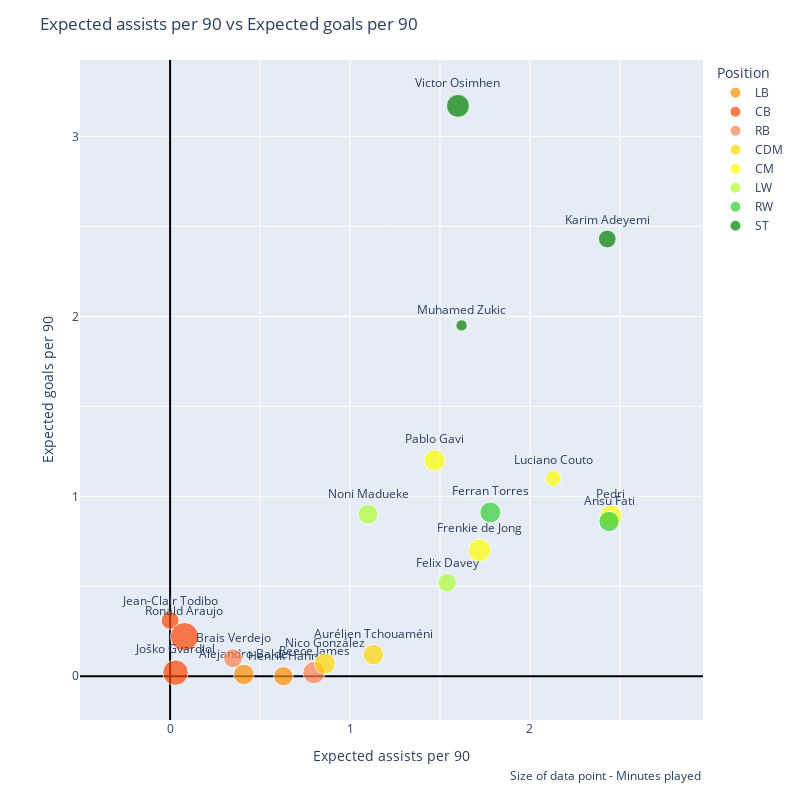
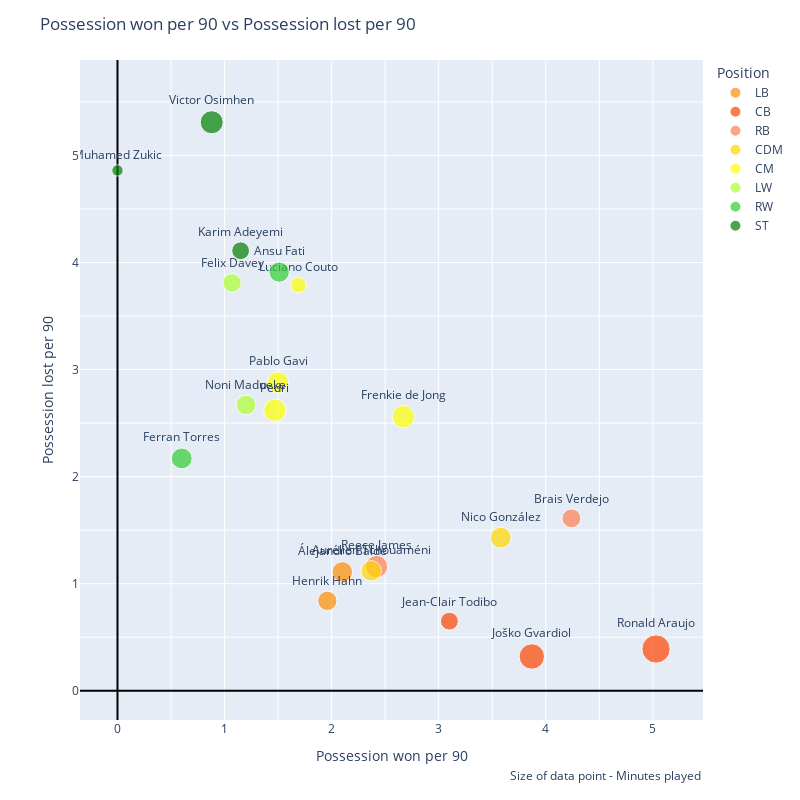
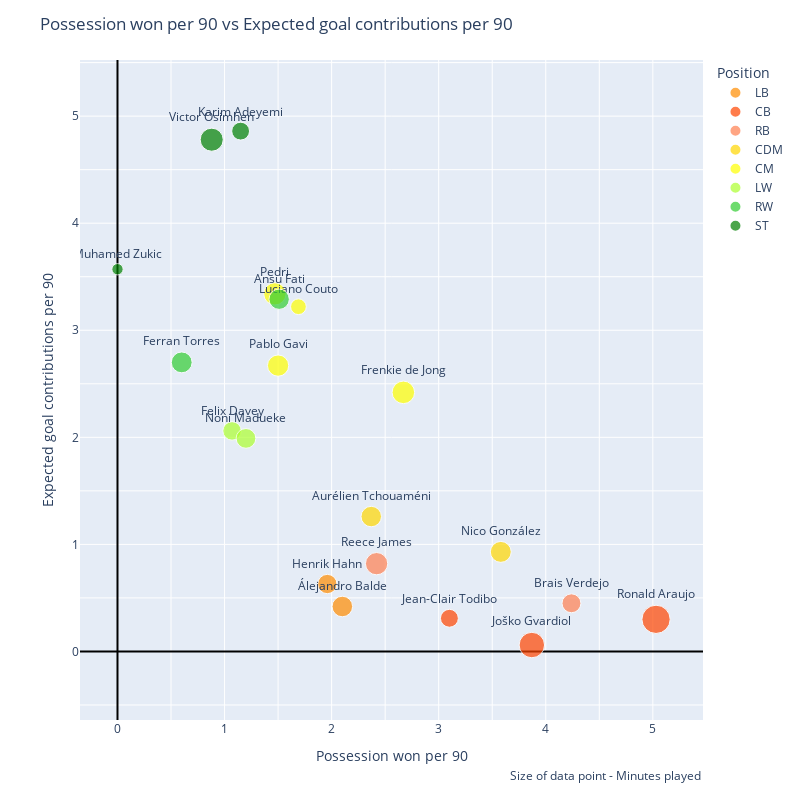

Notebook code for these charts, in order:
### Code cell
scatter_chart('xAp90', 'xGp90')
scatter_chart('PossessionWonp90', 'PossessionLostp90')
scatter_chart('PossessionWonp90', 'xGCp90')

### Figure 1 — Plotly figure (JSON) as saved in the notebook; plotly's stock layout.template omitted (floating-point values rounded to 4 significant figures)
{"data": [{"customdata": [["Álejandro Balde"], ["Henrik Hahn"]], "hovertemplate": "Position=LB<br>Expected assists per 90=%{x}<br>Expected goals per 90=%{y}<br>Minutes played=%{marker.size}<br>Name=%{customdata[0]}<extra></extra>", "legendgroup": "LB", "marker": {"color": "darkorange", "size": [727, 642], "sizemode": "area", "sizeref": 3.447, "symbol": "circle"}, "mode": "markers+text", "name": "LB", "orientation": "v", "showlegend": true, "text": ["Álejandro Balde", "Henrik Hahn"], "textposition": "top center", "type": "scatter", "x": [0.41, 0.63], "xaxis": "x", "y": [0.01, 0], "yaxis": "y"}, {"customdata": [["Jean-Clair Todibo"], ["Joško Gvardiol"], ["Ronald Araujo"]], "hovertemplate": "Position=CB<br>Expected assists per 90=%{x}<br>Expected goals per 90=%{y}<br>Minutes played=%{marker.size}<br>Name=%{customdata[0]}<extra></extra>", "legendgroup": "CB", "marker": {"color": "orangered", "size": [552, 1116, 1379], "sizemode": "area", "sizeref": 3.447, "symbol": "circle"}, "mode": "markers+text", "name": "CB", "orientation": "v", "showlegend": true, "text": ["Jean-Clair Todibo", "Joško Gvardiol", "Ronald Araujo"], "textposition": "top center", "type": "scatter", "x": [0, 0.03, 0.08], "xaxis": "x", "y": [0.31, 0.02, 0.22], "yaxis": "y"}, {"customdata": [["Reece James"], ["Brais Verdejo"]], "hovertemplate": "Position=RB<br>Expected assists per 90=%{x}<br>Expected goals per 90=%{y}<br>Minutes played=%{marker.size}<br>Name=%{customdata[0]}<extra></extra>", "legendgroup": "RB", "marker": {"color": "coral", "size": [857, 616], "sizemode": "area", "sizeref": 3.447, "symbol": "circle"}, "mode": "markers+text", "name": "RB", "orientation": "v", "showlegend": true, "text": ["Reece James", "Brais Verdejo"], "textposition": "top center", "type": "scatter", "x": [0.8, 0.35], "xaxis": "x", "y": [0.02, 0.1], "yaxis": "y"}, {"customdata": [["Aurélien Tchouaméni"], ["Nico González"]], "hovertemplate": "Position=CDM<br>Expected assists per 90=%{x}<br>Expected goals per 90=%{y}<br>Minutes played=%{marker.size}<br>Name=%{customdata[0]}<extra></extra>", "legendgroup": "CDM", "marker": {"color": "gold", "size": [722, 755], "sizemode": "area", "sizeref": 3.447, "symbol": "circle"}, "mode": "markers+text", "name": "CDM", "orientation": "v", "showlegend": true, "text": ["Aurélien Tchouaméni", "Nico González"], "textposition": "top center", "type": "scatter", "x": [1.13, 0.86], "xaxis": "x", "y": [0.12, 0.07], "yaxis": "y"}, {"customdata": [["Luciano Couto"], ["Pablo Gavi"], ["Pedri"], ["Frenkie de Jong"]], "hovertemplate": "Position=CM<br>Expected assists per 90=%{x}<br>Expected goals per 90=%{y}<br>Minutes played=%{marker.size}<br>Name=%{customdata[0]}<extra></extra>", "legendgroup": "CM", "marker": {"color": "yellow", "size": [427, 780, 859, 878], "sizemode": "area", "sizeref": 3.447, "symbol": "circle"}, "mode": "markers+text", "name": "CM", "orientation": "v", "showlegend": true, "text": ["Luciano Couto", "Pablo Gavi", "Pedri", "Frenkie de Jong"], "textposition": "top center", "type": "scatter", "x": [2.13, 1.47, 2.45, 1.72], "xaxis": "x", "y": [1.1, 1.2, 0.89, 0.7], "yaxis": "y"}, {"customdata": [["Felix Davey"], ["Noni Madueke"]], "hovertemplate": "Position=LW<br>Expected assists per 90=%{x}<br>Expected goals per 90=%{y}<br>Minutes played=%{marker.size}<br>Name=%{customdata[0]}<extra></extra>", "legendgroup": "LW", "marker": {"color": "greenyellow", "size": [591, 673], "sizemode": "area", "sizeref": 3.447, "symbol": "circle"}, "mode": "markers+text", "name": "LW", "orientation": "v", "showlegend": true, "text": ["Felix Davey", "Noni Madueke"], "textposition": "top center", "type": "scatter", "x": [1.54, 1.1], "xaxis": "x", "y": [0.52, 0.9], "yaxis": "y"}, {"customdata": [["Ansu Fati"], ["Ferran Torres"]], "hovertemplate": "Position=RW<br>Expected assists per 90=%{x}<br>Expected goals per 90=%{y}<br>Minutes played=%{marker.size}<br>Name=%{customdata[0]}<extra></extra>", "legendgroup": "RW", "marker": {"color": "limegreen", "size": [713, 748], "sizemode": "area", "sizeref": 3.447, "symbol": "circle"}, "mode": "markers+text", "name": "RW", "orientation": "v", "showlegend": true, "text": ["Ansu Fati", "Ferran Torres"], "textposition": "top center", "type": "scatter", "x": [2.44, 1.78], "xaxis": "x", "y": [0.86, 0.91], "yaxis": "y"}, {"customdata": [["Muhamed Zukic"], ["Karim Adeyemi"], ["Victor Osimhen"]], "hovertemplate": "Position=ST<br>Expected assists per 90=%{x}<br>Expected goals per 90=%{y}<br>Minutes played=%{marker.size}<br>Name=%{customdata[0]}<extra></extra>", "legendgroup": "ST", "marker": {"color": "green", "size": [222, 548, 916], "sizemode": "area", "sizeref": 3.447, "symbol": "circle"}, "mode": "markers+text", "name": "ST", "orientation": "v", "showlegend": true, "text": ["Muhamed Zukic", "Karim Adeyemi", "Victor Osimhen"], "textposition": "top center", "type": "scatter", "x": [1.62, 2.43, 1.6], "xaxis": "x", "y": [1.95, 2.43, 3.17], "yaxis": "y"}], "layout": {"annotations": [{"showarrow": false, "text": "Size of data point - Minutes played", "x": 1, "xanchor": "right", "xref": "paper", "xshift": 0, "y": -0.1, "yanchor": "auto", "yref": "paper", "yshift": 0}], "height": 800, "legend": {"itemsizing": "constant", "title": {"text": "Position"}, "tracegroupgap": 0}, "margin": {"t": 60}, "title": {"text": "Expected assists per 90 vs Expected goals per 90"}, "width": 800, "xaxis": {"anchor": "y", "domain": [0, 1], "dtick": 0.5, "scaleanchor": "y", "scaleratio": 1, "tick0": 0, "ticklabelstep": 2, "title": {"text": "Expected assists per 90"}, "zeroline": true, "zerolinecolor": "Black", "zerolinewidth": 2}, "yaxis": {"anchor": "x", "domain": [0, 1], "dtick": 0.5, "scaleanchor": "x", "scaleratio": 1, "tick0": 0, "ticklabelstep": 2, "title": {"text": "Expected goals per 90"}, "zeroline": true, "zerolinecolor": "Black", "zerolinewidth": 2}}}

### Figure 2 — Plotly figure (JSON) as saved in the notebook; plotly's stock layout.template omitted (floating-point values rounded to 4 significant figures)
{"data": [{"customdata": [["Álejandro Balde"], ["Henrik Hahn"]], "hovertemplate": "Position=LB<br>Possession won per 90=%{x}<br>Possession lost per 90=%{y}<br>Minutes played=%{marker.size}<br>Name=%{customdata[0]}<extra></extra>", "legendgroup": "LB", "marker": {"color": "darkorange", "size": [727, 642], "sizemode": "area", "sizeref": 3.447, "symbol": "circle"}, "mode": "markers+text", "name": "LB", "orientation": "v", "showlegend": true, "text": ["Álejandro Balde", "Henrik Hahn"], "textposition": "top center", "type": "scatter", "x": [2.1, 1.96], "xaxis": "x", "y": [1.11, 0.84], "yaxis": "y"}, {"customdata": [["Jean-Clair Todibo"], ["Joško Gvardiol"], ["Ronald Araujo"]], "hovertemplate": "Position=CB<br>Possession won per 90=%{x}<br>Possession lost per 90=%{y}<br>Minutes played=%{marker.size}<br>Name=%{customdata[0]}<extra></extra>", "legendgroup": "CB", "marker": {"color": "orangered", "size": [552, 1116, 1379], "sizemode": "area", "sizeref": 3.447, "symbol": "circle"}, "mode": "markers+text", "name": "CB", "orientation": "v", "showlegend": true, "text": ["Jean-Clair Todibo", "Joško Gvardiol", "Ronald Araujo"], "textposition": "top center", "type": "scatter", "x": [3.1, 3.87, 5.03], "xaxis": "x", "y": [0.65, 0.32, 0.39], "yaxis": "y"}, {"customdata": [["Reece James"], ["Brais Verdejo"]], "hovertemplate": "Position=RB<br>Possession won per 90=%{x}<br>Possession lost per 90=%{y}<br>Minutes played=%{marker.size}<br>Name=%{customdata[0]}<extra></extra>", "legendgroup": "RB", "marker": {"color": "coral", "size": [857, 616], "sizemode": "area", "sizeref": 3.447, "symbol": "circle"}, "mode": "markers+text", "name": "RB", "orientation": "v", "showlegend": true, "text": ["Reece James", "Brais Verdejo"], "textposition": "top center", "type": "scatter", "x": [2.42, 4.24], "xaxis": "x", "y": [1.16, 1.61], "yaxis": "y"}, {"customdata": [["Aurélien Tchouaméni"], ["Nico González"]], "hovertemplate": "Position=CDM<br>Possession won per 90=%{x}<br>Possession lost per 90=%{y}<br>Minutes played=%{marker.size}<br>Name=%{customdata[0]}<extra></extra>", "legendgroup": "CDM", "marker": {"color": "gold", "size": [722, 755], "sizemode": "area", "sizeref": 3.447, "symbol": "circle"}, "mode": "markers+text", "name": "CDM", "orientation": "v", "showlegend": true, "text": ["Aurélien Tchouaméni", "Nico González"], "textposition": "top center", "type": "scatter", "x": [2.37, 3.58], "xaxis": "x", "y": [1.12, 1.43], "yaxis": "y"}, {"customdata": [["Luciano Couto"], ["Pablo Gavi"], ["Pedri"], ["Frenkie de Jong"]], "hovertemplate": "Position=CM<br>Possession won per 90=%{x}<br>Possession lost per 90=%{y}<br>Minutes played=%{marker.size}<br>Name=%{customdata[0]}<extra></extra>", "legendgroup": "CM", "marker": {"color": "yellow", "size": [427, 780, 859, 878], "sizemode": "area", "sizeref": 3.447, "symbol": "circle"}, "mode": "markers+text", "name": "CM", "orientation": "v", "showlegend": true, "text": ["Luciano Couto", "Pablo Gavi", "Pedri", "Frenkie de Jong"], "textposition": "top center", "type": "scatter", "x": [1.69, 1.5, 1.47, 2.67], "xaxis": "x", "y": [3.79, 2.88, 2.62, 2.56], "yaxis": "y"}, {"customdata": [["Felix Davey"], ["Noni Madueke"]], "hovertemplate": "Position=LW<br>Possession won per 90=%{x}<br>Possession lost per 90=%{y}<br>Minutes played=%{marker.size}<br>Name=%{customdata[0]}<extra></extra>", "legendgroup": "LW", "marker": {"color": "greenyellow", "size": [591, 673], "sizemode": "area", "sizeref": 3.447, "symbol": "circle"}, "mode": "markers+text", "name": "LW", "orientation": "v", "showlegend": true, "text": ["Felix Davey", "Noni Madueke"], "textposition": "top center", "type": "scatter", "x": [1.07, 1.2], "xaxis": "x", "y": [3.81, 2.67], "yaxis": "y"}, {"customdata": [["Ansu Fati"], ["Ferran Torres"]], "hovertemplate": "Position=RW<br>Possession won per 90=%{x}<br>Possession lost per 90=%{y}<br>Minutes played=%{marker.size}<br>Name=%{customdata[0]}<extra></extra>", "legendgroup": "RW", "marker": {"color": "limegreen", "size": [713, 748], "sizemode": "area", "sizeref": 3.447, "symbol": "circle"}, "mode": "markers+text", "name": "RW", "orientation": "v", "showlegend": true, "text": ["Ansu Fati", "Ferran Torres"], "textposition": "top center", "type": "scatter", "x": [1.51, 0.6], "xaxis": "x", "y": [3.91, 2.17], "yaxis": "y"}, {"customdata": [["Muhamed Zukic"], ["Karim Adeyemi"], ["Victor Osimhen"]], "hovertemplate": "Position=ST<br>Possession won per 90=%{x}<br>Possession lost per 90=%{y}<br>Minutes played=%{marker.size}<br>Name=%{customdata[0]}<extra></extra>", "legendgroup": "ST", "marker": {"color": "green", "size": [222, 548, 916], "sizemode": "area", "sizeref": 3.447, "symbol": "circle"}, "mode": "markers+text", "name": "ST", "orientation": "v", "showlegend": true, "text": ["Muhamed Zukic", "Karim Adeyemi", "Victor Osimhen"], "textposition": "top center", "type": "scatter", "x": [0, 1.15, 0.88], "xaxis": "x", "y": [4.86, 4.11, 5.31], "yaxis": "y"}], "layout": {"annotations": [{"showarrow": false, "text": "Size of data point - Minutes played", "x": 1, "xanchor": "right", "xref": "paper", "xshift": 0, "y": -0.1, "yanchor": "auto", "yref": "paper", "yshift": 0}], "height": 800, "legend": {"itemsizing": "constant", "title": {"text": "Position"}, "tracegroupgap": 0}, "margin": {"t": 60}, "title": {"text": "Possession won per 90 vs Possession lost per 90"}, "width": 800, "xaxis": {"anchor": "y", "domain": [0, 1], "dtick": 0.5, "scaleanchor": "y", "scaleratio": 1, "tick0": 0, "ticklabelstep": 2, "title": {"text": "Possession won per 90"}, "zeroline": true, "zerolinecolor": "Black", "zerolinewidth": 2}, "yaxis": {"anchor": "x", "domain": [0, 1], "dtick": 0.5, "scaleanchor": "x", "scaleratio": 1, "tick0": 0, "ticklabelstep": 2, "title": {"text": "Possession lost per 90"}, "zeroline": true, "zerolinecolor": "Black", "zerolinewidth": 2}}}

### Figure 3 — Plotly figure (JSON) as saved in the notebook; plotly's stock layout.template omitted (floating-point values rounded to 4 significant figures)
{"data": [{"customdata": [["Álejandro Balde"], ["Henrik Hahn"]], "hovertemplate": "Position=LB<br>Possession won per 90=%{x}<br>Expected goal contributions per 90=%{y}<br>Minutes played=%{marker.size}<br>Name=%{customdata[0]}<extra></extra>", "legendgroup": "LB", "marker": {"color": "darkorange", "size": [727, 642], "sizemode": "area", "sizeref": 3.447, "symbol": "circle"}, "mode": "markers+text", "name": "LB", "orientation": "v", "showlegend": true, "text": ["Álejandro Balde", "Henrik Hahn"], "textposition": "top center", "type": "scatter", "x": [2.1, 1.96], "xaxis": "x", "y": [0.42, 0.63], "yaxis": "y"}, {"customdata": [["Jean-Clair Todibo"], ["Joško Gvardiol"], ["Ronald Araujo"]], "hovertemplate": "Position=CB<br>Possession won per 90=%{x}<br>Expected goal contributions per 90=%{y}<br>Minutes played=%{marker.size}<br>Name=%{customdata[0]}<extra></extra>", "legendgroup": "CB", "marker": {"color": "orangered", "size": [552, 1116, 1379], "sizemode": "area", "sizeref": 3.447, "symbol": "circle"}, "mode": "markers+text", "name": "CB", "orientation": "v", "showlegend": true, "text": ["Jean-Clair Todibo", "Joško Gvardiol", "Ronald Araujo"], "textposition": "top center", "type": "scatter", "x": [3.1, 3.87, 5.03], "xaxis": "x", "y": [0.31, 0.06, 0.3], "yaxis": "y"}, {"customdata": [["Reece James"], ["Brais Verdejo"]], "hovertemplate": "Position=RB<br>Possession won per 90=%{x}<br>Expected goal contributions per 90=%{y}<br>Minutes played=%{marker.size}<br>Name=%{customdata[0]}<extra></extra>", "legendgroup": "RB", "marker": {"color": "coral", "size": [857, 616], "sizemode": "area", "sizeref": 3.447, "symbol": "circle"}, "mode": "markers+text", "name": "RB", "orientation": "v", "showlegend": true, "text": ["Reece James", "Brais Verdejo"], "textposition": "top center", "type": "scatter", "x": [2.42, 4.24], "xaxis": "x", "y": [0.82, 0.45], "yaxis": "y"}, {"customdata": [["Aurélien Tchouaméni"], ["Nico González"]], "hovertemplate": "Position=CDM<br>Possession won per 90=%{x}<br>Expected goal contributions per 90=%{y}<br>Minutes played=%{marker.size}<br>Name=%{customdata[0]}<extra></extra>", "legendgroup": "CDM", "marker": {"color": "gold", "size": [722, 755], "sizemode": "area", "sizeref": 3.447, "symbol": "circle"}, "mode": "markers+text", "name": "CDM", "orientation": "v", "showlegend": true, "text": ["Aurélien Tchouaméni", "Nico González"], "textposition": "top center", "type": "scatter", "x": [2.37, 3.58], "xaxis": "x", "y": [1.26, 0.93], "yaxis": "y"}, {"customdata": [["Luciano Couto"], ["Pablo Gavi"], ["Pedri"], ["Frenkie de Jong"]], "hovertemplate": "Position=CM<br>Possession won per 90=%{x}<br>Expected goal contributions per 90=%{y}<br>Minutes played=%{marker.size}<br>Name=%{customdata[0]}<extra></extra>", "legendgroup": "CM", "marker": {"color": "yellow", "size": [427, 780, 859, 878], "sizemode": "area", "sizeref": 3.447, "symbol": "circle"}, "mode": "markers+text", "name": "CM", "orientation": "v", "showlegend": true, "text": ["Luciano Couto", "Pablo Gavi", "Pedri", "Frenkie de Jong"], "textposition": "top center", "type": "scatter", "x": [1.69, 1.5, 1.47, 2.67], "xaxis": "x", "y": [3.22, 2.67, 3.34, 2.42], "yaxis": "y"}, {"customdata": [["Felix Davey"], ["Noni Madueke"]], "hovertemplate": "Position=LW<br>Possession won per 90=%{x}<br>Expected goal contributions per 90=%{y}<br>Minutes played=%{marker.size}<br>Name=%{customdata[0]}<extra></extra>", "legendgroup": "LW", "marker": {"color": "greenyellow", "size": [591, 673], "sizemode": "area", "sizeref": 3.447, "symbol": "circle"}, "mode": "markers+text", "name": "LW", "orientation": "v", "showlegend": true, "text": ["Felix Davey", "Noni Madueke"], "textposition": "top center", "type": "scatter", "x": [1.07, 1.2], "xaxis": "x", "y": [2.06, 1.99], "yaxis": "y"}, {"customdata": [["Ansu Fati"], ["Ferran Torres"]], "hovertemplate": "Position=RW<br>Possession won per 90=%{x}<br>Expected goal contributions per 90=%{y}<br>Minutes played=%{marker.size}<br>Name=%{customdata[0]}<extra></extra>", "legendgroup": "RW", "marker": {"color": "limegreen", "size": [713, 748], "sizemode": "area", "sizeref": 3.447, "symbol": "circle"}, "mode": "markers+text", "name": "RW", "orientation": "v", "showlegend": true, "text": ["Ansu Fati", "Ferran Torres"], "textposition": "top center", "type": "scatter", "x": [1.51, 0.6], "xaxis": "x", "y": [3.29, 2.7], "yaxis": "y"}, {"customdata": [["Muhamed Zukic"], ["Karim Adeyemi"], ["Victor Osimhen"]], "hovertemplate": "Position=ST<br>Possession won per 90=%{x}<br>Expected goal contributions per 90=%{y}<br>Minutes played=%{marker.size}<br>Name=%{customdata[0]}<extra></extra>", "legendgroup": "ST", "marker": {"color": "green", "size": [222, 548, 916], "sizemode": "area", "sizeref": 3.447, "symbol": "circle"}, "mode": "markers+text", "name": "ST", "orientation": "v", "showlegend": true, "text": ["Muhamed Zukic", "Karim Adeyemi", "Victor Osimhen"], "textposition": "top center", "type": "scatter", "x": [0, 1.15, 0.88], "xaxis": "x", "y": [3.57, 4.86, 4.78], "yaxis": "y"}], "layout": {"annotations": [{"showarrow": false, "text": "Size of data point - Minutes played", "x": 1, "xanchor": "right", "xref": "paper", "xshift": 0, "y": -0.1, "yanchor": "auto", "yref": "paper", "yshift": 0}], "height": 800, "legend": {"itemsizing": "constant", "title": {"text": "Position"}, "tracegroupgap": 0}, "margin": {"t": 60}, "title": {"text": "Possession won per 90 vs Expected goal contributions per 90"}, "width": 800, "xaxis": {"anchor": "y", "domain": [0, 1], "dtick": 0.5, "scaleanchor": "y", "scaleratio": 1, "tick0": 0, "ticklabelstep": 2, "title": {"text": "Possession won per 90"}, "zeroline": true, "zerolinecolor": "Black", "zerolinewidth": 2}, "yaxis": {"anchor": "x", "domain": [0, 1], "dtick": 0.5, "scaleanchor": "x", "scaleratio": 1, "tick0": 0, "ticklabelstep": 2, "title": {"text": "Expected goal contributions per 90"}, "zeroline": true, "zerolinecolor": "Black", "zerolinewidth": 2}}}
